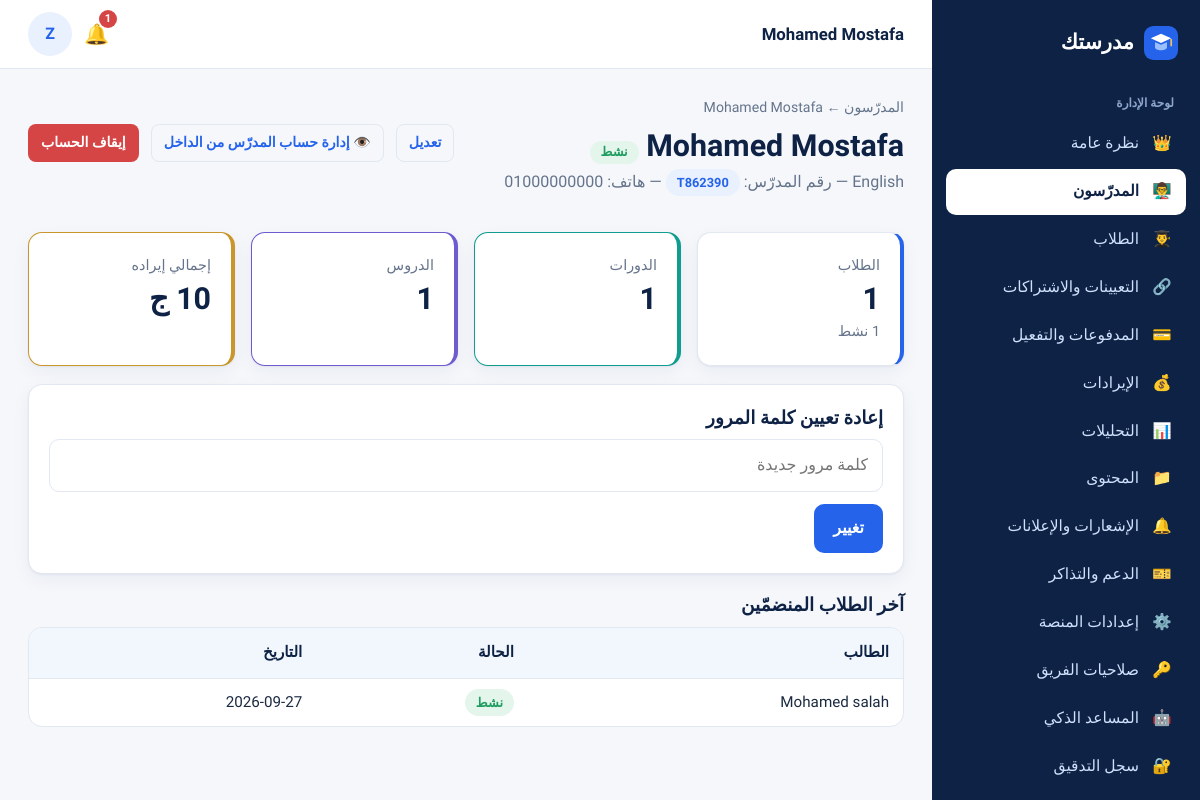
The app's page /owner/teachers/1/ (signed in) with its own data.
### accounts/models.py (models this page shows, shortened)
class SiteSetting(models.Model):
    platform_name = models.CharField("اسم المنصة", max_length=80, default="مدرستك")
    tagline = models.CharField("الشعار النصي", max_length=200, default="مساحتك التعليمية الكاملة مع مدرّسيك")
    wallet_number = models.CharField("رقم المحفظة لاستلام الاشتراكات", max_length=20, blank=True)
    wallet_holder = models.CharField("اسم صاحب المحفظة", max_length=100, blank=True)
    payment_instructions = models.TextField("تعليمات الدفع للطالب", blank=True,
                                            default="حوّل قيمة الاشتراك إلى المحفظة ثم ارفع صورة إيصال التحويل وسيتم تفعيل اشتراكك بعد المراجعة.")
    support_phone = models.CharField("هاتف الدعم", max_length=20, blank=True)
    support_email = models.EmailField("بريد الدعم", blank=True)
    default_monthly_price = models.DecimalField("السعر الافتراضي لاشتراك المدرّس الجديد", max_digits=8, decimal_places=2, default=10)
    groq_api_key = models.CharField("مفتاح Groq API (لتشغيل ميزات الذكاء الاصطناعي)", max_length=200, blank=True)
    anthropic_api_key = models.CharField("مفتاح Anthropic API (بديل عن Groq)", max_length=200, blank=True)
    privacy_text = models.TextField("سياسة الخصوصية", blank=True)
    terms_text = models.TextField("الشروط والأحكام", blank=True)
    registration_open = models.BooleanField("فتح تسجيل الطلاب الجدد", default=True)
    names_in_english = models.BooleanField("تحويل أسماء المسجّلين الجدد إلى الإنجليزية تلقائيًا", default=True)
    staff_permissions = models.JSONField("صلاحيات فريق الإدارة", default=dict, blank=True)
    @classmethod
    def get(cls):
        obj, _ = cls.objects.get_or_create(pk=1)
        return obj

class TeacherProfile(models.Model):
    user = models.OneToOneField(User, on_delete=models.CASCADE, related_name="teacher_profile")
    teacher_code = models.CharField("رقم المدرّس (Teacher ID)", max_length=10, unique=True, blank=True)
    slug = models.SlugField("الرابط الخاص", unique=True, blank=True)
    subject = models.CharField("المادة", max_length=80)
    grades = models.CharField("الصفوف التي يدرّسها", max_length=60, blank=True, help_text="مثال: الأول والثاني الثانوي")
    display_name = models.CharField("الاسم الظاهر للطلاب والزوّار", max_length=60, blank=True,
                                    help_text="يتحكم فيه مالك المنصة فقط. اتركه فارغًا لإظهار الاسم الكامل، أو اكتب مثلًا: M")
    bio = models.TextField("نبذة عن المدرّس", blank=True)
    photo = models.ImageField("الصورة", upload_to="teachers/", blank=True)
    cover = models.ImageField("صورة الغلاف", upload_to="teachers/covers/", blank=True)
    monthly_price = models.DecimalField("سعر الاشتراك الشهري (جنيه)", max_digits=8, decimal_places=2, default=10)
    is_listed = models.BooleanField("يظهر في قائمة المدرّسين العامة", default=True)
    created_at = models.DateTimeField(auto_now_add=True)
    @property
    def name(self):
        return self.user.full_name

class User(AbstractBaseUser, PermissionsMixin):
    ROLES = [("student", "طالب"), ("teacher", "مدرّس"), ("owner", "مالك المنصة"), ("staff", "فريق الإدارة")]
    STAFF_ROLES = [("support", "دعم فني"), ("finance", "مالية"), ("content", "مسؤول محتوى")]
    phone = models.CharField("رقم الهاتف", max_length=11, unique=True, validators=[phone_validator])
    full_name = models.CharField("الاسم الكامل", max_length=150)
    name_ar = models.CharField("الاسم بالعربية (كما سُجّل)", max_length=150, blank=True)
    role = models.CharField("الدور", max_length=10, choices=ROLES, default="student")
    staff_role = models.CharField("صلاحية الفريق", max_length=10, choices=STAFF_ROLES, blank=True)
    is_active = models.BooleanField("مفعّل", default=True)
    is_staff = models.BooleanField(default=False)
    date_joined = models.DateTimeField(default=timezone.now)
    objects = UserManager()
    USERNAME_FIELD = "phone"
    REQUIRED_FIELDS = ["full_name"]
    class Meta:
        verbose_name = "مستخدم"
    @property
    def first_name(self):
        return (self.full_name or "").split(" ")[0]
    @property
    def is_student(self):
        return self.role == "student"
    @property
    def is_teacher(self):
        return self.role == "teacher"

### billing/models.py (models this page shows, shortened)
class Enrollment(models.Model):
    STATUS = [("pending", "بانتظار الدفع/المراجعة"), ("active", "نشط"), ("expired", "منتهٍ"),
              ("rejected", "مرفوض"), ("suspended", "موقوف")]
    student = models.ForeignKey(User, on_delete=models.CASCADE, related_name="enrollments")
    teacher = models.ForeignKey(TeacherProfile, on_delete=models.CASCADE, related_name="enrollments")
    status = models.CharField(max_length=10, choices=STATUS, default="pending")
    started_at = models.DateTimeField(null=True, blank=True)
    expires_at = models.DateTimeField(null=True, blank=True)
    activated_by = models.ForeignKey(User, null=True, blank=True, on_delete=models.SET_NULL, related_name="+")
    created_at = models.DateTimeField(auto_now_add=True)
    class Meta:
        unique_together = ("student", "teacher")
        ordering = ["-created_at"]
    @property
    def is_active(self):
        return self.status == "active" and bool(self.expires_at) and self.expires_at > timezone.now()
    @property
    def display_status(self):
        if self.status == "active":
            return "active" if self.is_active else "expired"
        if self.status == "pending":
            return "under_review" if self.has_pending_payment else "awaiting_payment"
        return self.status
    @property
    def display_label(self):
        return {"active": "نشط", "expired": "منتهٍ", "under_review": "قيد المراجعة", "awaiting_payment": "بانتظار الدفع",
                "rejected": "مرفوض", "suspended": "موقوف"}[self.display_status]

### owner/views.py (the view)
# urls.py: path("teachers/<int:pk>/", v.teacher_detail, name="teacher_detail"),
@owner_required("teachers")
def teacher_detail(request, pk):
    t = get_object_or_404(TeacherProfile.objects.select_related("user"), pk=pk)
    now = timezone.now()
    enr = Enrollment.objects.filter(teacher=t).select_related("student")
    stats = {"students": enr.values("student").distinct().count(), "active": enr.filter(status="active", expires_at__gt=now).count(),
             "courses": Course.objects.filter(teacher=t).count(), "lessons": Lesson.objects.filter(unit__course__teacher=t).count(),
             "revenue": Payment.objects.filter(status="approved", enrollment__teacher=t).aggregate(s=Sum("amount"))["s"] or 0}
    return render(request, "owner/teacher_detail.html", {"t": t, "stats": stats, "recent_enr": enr.order_by("-created_at")[:10]})

### accounts/context_processors.py (called while the page is built)
def site(request):
    return {"site": SiteSetting.get()}

def _item(label, icon, url, section=None, exact=False):
    return {"label": label, "icon": icon, "url": url, "section": section, "exact": exact}

### uikit/context_processors.py (called while the page is built, shortened)
def ui(request):
    ctx = {"ICONS": ICONS}
    u = getattr(request, "user", None)
    if not u or not u.is_authenticated:
        return ctx
    p = request.path
    return ctx

### templates/owner/teacher_detail.html (shortened to what this page needs)
{% extends "owner/base.html" %}
{% block topbar_title %}{{ t.name }}{% endblock %}
{% block content %}
<div class="crumbs"><a href="{% url 'owner:teachers' %}">المدرّسون</a> ← {{ t.name }}</div>
<div class="pagehead">
  <div><h1>{{ t.name }} <span class="badge {% if t.user.is_active %}green{% else %}red{% endif %}">{% if t.user.is_active %}نشط{% else %}موقوف{% endif %}</span></h1>
  <p class="muted"> — رقم المدرّس: <span class="ltr badge gold">{{ t.teacher_code }}</span> — هاتف: <span class="ltr">{{ t.user.phone }}</span></p></div>
  <div class="row">
    <a class="btn sm ghost" href="{% url 'owner:teacher_edit' t.pk %}">تعديل</a>
    {% if staff_can.teacher_impersonate %}<form method="post" action="{% url 'owner:impersonate' t.pk %}" data-confirm="ستدخل بصلاحية هذا المدرّس وتدير كل ما يديره بنفسه (كل ما تفعله يُسجَّل). متابعة؟">{% csrf_token %}<button class="btn sm ghost">👁️ إدارة حساب المدرّس من الداخل</button></form>{% endif %}
    <form method="post" action="{% url 'owner:teacher_toggle' t.pk %}" data-confirm="تأكيد تغيير حالة الحساب؟">{% csrf_token %}<button class="btn sm {% if t.user.is_active %}danger{% else %}teal{% endif %}">{% if t.user.is_active %}إيقاف الحساب{% else %}تفعيل الحساب{% endif %}</button></form>
  </div>
</div>
<div class="grid g4 mb">
  <div class="card stat"><span>الطلاب</span><b>{{ stats.students }}</b><span class="small">{{ stats.active }} نشط</span></div>
  <div class="card stat teal"><span>الدورات</span><b>{{ stats.courses }}</b></div>
  <div class="card stat purple"><span>الدروس</span><b>{{ stats.lessons }}</b></div>
  <div class="card stat gold"><span>إجمالي إيراده</span><b>{{ stats.revenue|floatformat:0 }} ج</b></div>
</div>
{% if staff_can.teacher_passwords %}<div class="card mb"><h3>إعادة تعيين كلمة المرور</h3>
<form method="post" action="{% url 'owner:teacher_reset_password' t.pk %}" class="row" data-once>{% csrf_token %}<input class="input" type="password" name="password" placeholder="كلمة مرور جديدة" required><button class="btn">تغيير</button></form></div>{% endif %}
<h3>آخر الطلاب المنضمّين</h3>
<div class="tablewrap"><table class="t"><thead><tr><th>الطالب</th><th>الحالة</th><th>التاريخ</th></tr></thead><tbody>
{% for e in recent_enr %}<tr><td>{{ e.student.full_name }}</td><td><span class="badge {% if e.display_status == 'active' %}green{% else %}amber{% endif %}">{{ e.display_label }}</span></td><td>{{ e.created_at|date:"Y-m-d" }}</td></tr>{% empty %}<tr><td colspan="3" class="center muted">لا يوجد طلاب بعد.</td></tr>{% endfor %}
</tbody></table></div>
{% endblock %}

### templates/dash_base.html (shortened to what this page needs)
{% extends "base.html" %}
{% block body %}
<div class="app">
  <aside class="sidebar" id="sidebar" aria-label="القائمة الجانبية">
    <a class="brand" href="{% if user.is_student %}{% url 'student:home' %}{% else %}{% url 'go' %}{% endif %}">{% include "partials/logo.html" %}<span>{{ site.platform_name }}</span></a>
    <div class="sec">{% if user.role == 'student' %}حسابي{% elif user.role == 'teacher' %}لوحة المدرّس{% else %}لوحة الإدارة{% endif %}</div>
    {% for i in nav %}<a class="nav {% if i.active %}active{% endif %}" href="{{ i.url }}"><span class="ic">{{ i.icon }}</span>{{ i.label }}</a>{% endfor %}
  </aside>
  <div class="main">
    <header class="topbar">
      <div class="title">{% block topbar_title %}{% endblock %}</div>
      {% if user.is_student %}<a class="bell" href="{% url 'student:notifications' %}" aria-label="الإشعارات">🔔{% if unread_count %}<span class="dot">{{ unread_count }}</span>{% endif %}</a>
      {% else %}<a class="bell" href="{% if user.is_teacher %}{% url 'teacher:messages' %}{% else %}{% url 'owner:tickets' %}{% endif %}" aria-label="تنبيهات">🔔{% if unread_count %}<span class="dot">{{ unread_count }}</span>{% endif %}</a>{% endif %}
      <span class="avatar" title="{{ user.full_name }}">{{ user.first_name|slice:":1" }}</span>
    </header>
    <div class="content">
      {% block content %}{% endblock %}
    </div>
  </div>
</div>
{% endblock %}

### records on screen
SiteSetting: platform_name "مدرستك"
TeacherProfile: name "Mohamed Mostafa", teacher_code "T862390", user.phone "01000000000"
User: first_name "Z"
Enrollment: student.full_name "Mohamed salah", display_label "نشط", created_at "2026-09-27"

### other values on screen
{{ i.icon }} "👑" "👨‍🏫" "👨‍🎓" "🔗" "💳" "💰" "📊" "📁" "🔔" "🎫" "⚙️" "🔑" "🤖" "🔐"
{{ i.label }} "نظرة عامة" "المدرّسون" "الطلاب" "التعيينات والاشتراكات" "المدفوعات والتفعيل" "الإيرادات" "التحليلات" "المحتوى" "الإشعارات والإعلانات" "الدعم والتذاكر" "إعدادات المنصة" "صلاحيات الفريق" "المساعد الذكي" "سجل التدقيق"
{{ unread_count }} "1"
{{ stats.students }} "1"
{{ stats.courses }} "1"
{{ stats.lessons }} "1"
{{ stats.revenue|floatformat:0 }} "10"
